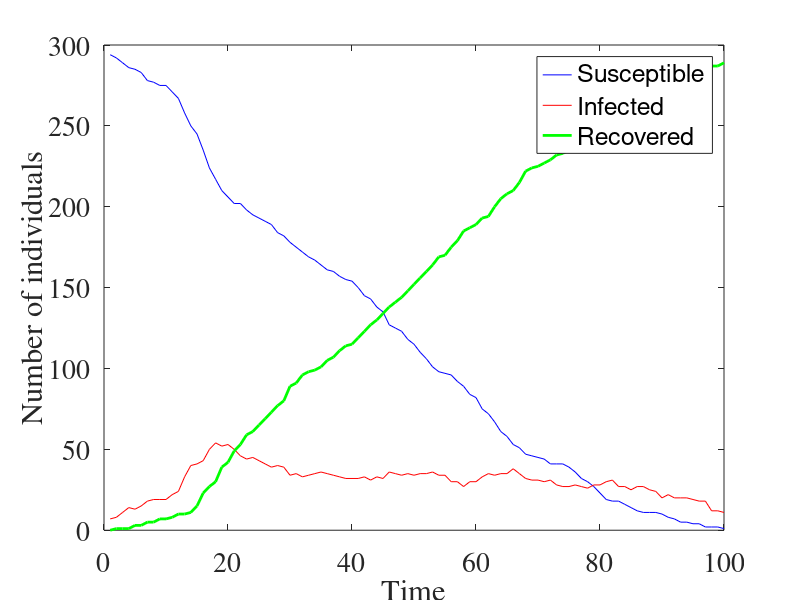

This figure's MATLAB source:
clear; 
close all;

warning('off','all')


N=300; NN=1;                                % total number of S and I people; 
T=100;                                      % number of days
L=100; ll=3;                                % length and width of the domain
gamma=0.1; beta=0.2;                        % rates of recovery and infection
D=0.5; Di=0;                                % rates of movement of healthy and infected
delta=3;                                    % contact radius
x=L*rand(N,1); y=ll*rand(N,1);              % initial xy coords of Susceptible 
% average inter-personal distance = 1
ix=1;iy=1;                                  % initial xy coords of Infected
rx=[];ry=[];                                % initial xy coords of Recovered
NS=(1:T); NI=(1:T); NR=(1:T);               % numbers of S,I,R as function of time
F(T) = struct('cdata',[],'colormap',[]);    % for making movie
 
for j = 1:T
    
    rec = []; 

    % indices of Recovered
    for k = 1:length(ix) % recovery of infected loop
        if rand < gamma % recovery as a random event with rate gamma
            rec = [rec k]; % adding a Recovered
        else rec = rec; 
        end 
    end
    rx = [rx; ix(rec)]; ry = [ry; iy(rec)]; ix(rec) = []; iy(rec) = []; 
    % updating coordinates of I and R
            
    dist=(1:length(ix)); % vector of S-I distances;
    inf=[];
    
    % indices of Infected
    for kk = 1:length(x) % infection loop, going through S people
        for k = 1:length(ix) % going through I people
            dist(k) = sqrt((ix(k)-x(kk))^2+(iy(k)-y(kk))^2); % S-I dist 
            d = min(dist); 
        end % minimal S-I dist
        if d < delta && rand < beta 
            inf=[inf kk]; % infection event
        else inf=inf; 
        end
    end
     
    ix = [ix; x(inf)]; iy = [iy; y(inf)]; x(inf) = []; y(inf) = [];
    % updating coordinates of I and S
    
    % movement of S
    for k=1:length(x) 
        if x(k)<0 
            x(k)=0; 
        elseif x(k)>L 
            x(k)=L; % boundary conditions
        elseif y(k)<0 
            y(k)=0; 
        elseif y(k)>ll 
            y(k)=ll; 
        else
            x(k)=x(k)+D*randn; y(k)=y(k)+D*randn; 
        end
    end
    
    % random step
    for k=1:length(ix) % movement of I
        if ix(k)<0 
            ix(k)=0; 
        elseif ix(k)>L 
            ix(k)=L;  % boundary conditions
        elseif iy(k)<0 
            iy(k)=0; 
        elseif iy(k)>ll 
            iy(k)=ll; 
        else
            ix(k)=ix(k)+Di*randn; iy(k)=iy(k)+Di*randn; 
        end
    end % rand step

    for k=1:length(rx) % movement of R
        if rx(k)<0 
            rx(k)=0; 
        elseif rx(k)>L 
            rx(k)=L;  % boundary conditions
        elseif ry(k)<0 
            ry(k)=0; 
        elseif ry(k)>ll 
            ry(k)=ll; 
        else
            rx(k)=rx(k)+D*randn; ry(k)=ry(k)+D*randn; 
        end 
    end % random step

    %figure(j)
    NS(j)=length(x); NI(j)=length(ix); NR(j)=length(rx); 
    plot(x,y,'.b',ix,iy,'*r',rx,ry,'o g'), axis([-1 L+1 -1 ll+1]);
    pbaspect([5 1 1]);
    set(gca,'FontSize',20,'FontName','Times');
    set(gcf,'color','w');
    legend('Susceptible','Infected','Recovered');
    F(j) = getframe(gcf); % for making movie
end
 
plot((1:T),NS,'b',(1:T),NI,'r',(1:T),NR,'g','LineWidth',2);
ylabel('Number of individuals'); xlabel('Time');
legend('Susceptible','Infected','Recovered');
set(gca,'FontSize',20,'FontName','Times');
set(gcf,'color','w');
